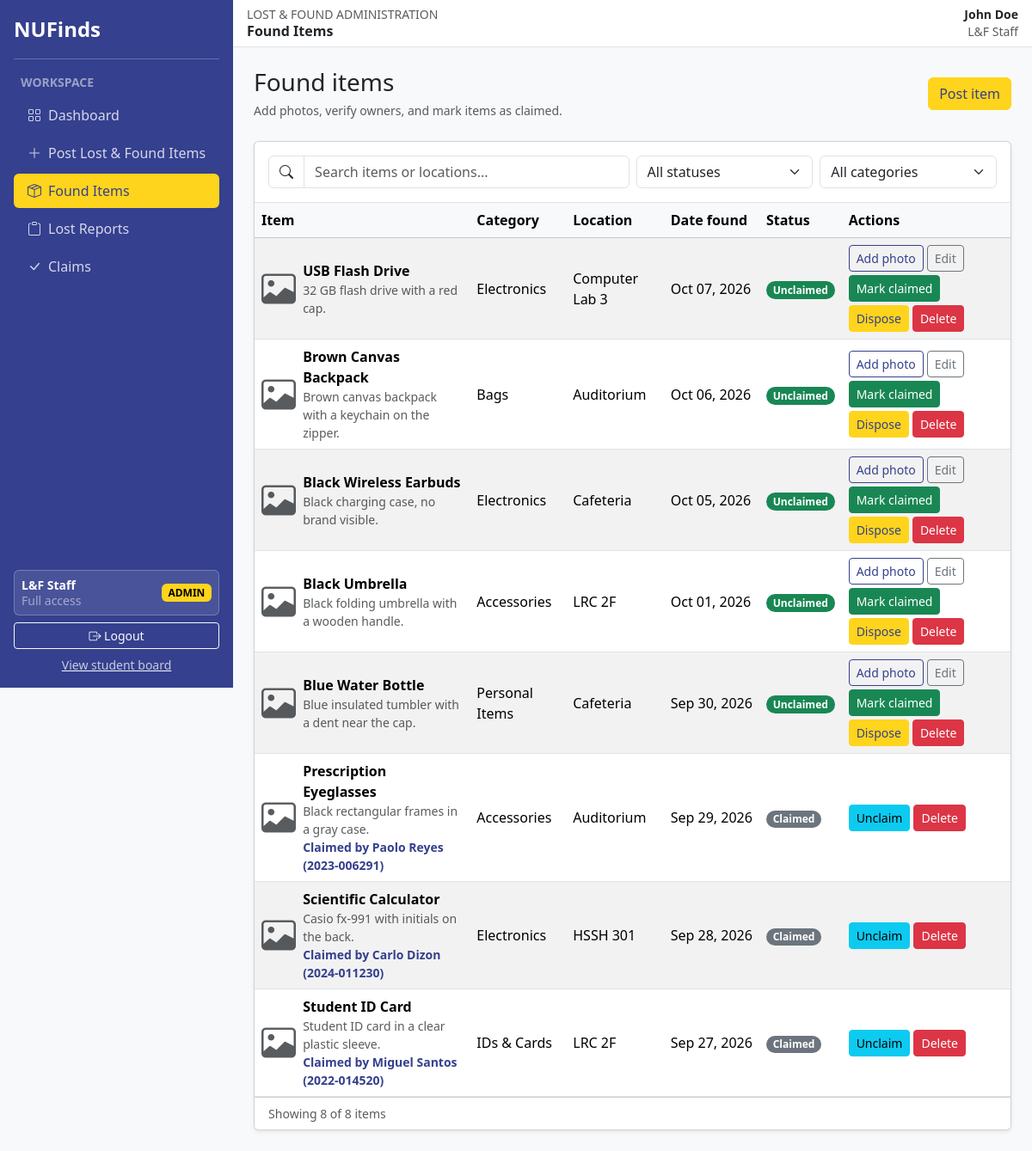
The page /pages/admin/foundItems.php (signed in) on the database its author committed.
### tables this page shows
CREATE TABLE found_items (
    found_id INT PRIMARY KEY auto_increment,
    item_name VARCHAR(255) NOT NULL,
    category VARCHAR(100) NOT NULL,
    description VARCHAR(255),
    location_found VARCHAR(255) NOT NULL,
    date_found DATE NOT NULL,
    img_path VARCHAR(255),
    status ENUM('Unclaimed', 'Claimed', 'Disposed') NOT NULL DEFAULT 'Unclaimed'
);

CREATE TABLE claim_item (
    claim_id INT PRIMARY KEY auto_increment,
    found_id INT NOT NULL UNIQUE, 
    student_id VARCHAR(12) NOT NULL,
    student_name VARCHAR(255) NOT NULL,
    email VARCHAR(255) NOT NULL,
    claim_date DATE NOT NULL,
    FOREIGN KEY (found_id) REFERENCES found_items(found_id)
);

### actions/admin/found/foundQuery.php (called while the page is built, shortened)
<?php
    require '../../config/connection.php';
    $display = "SELECT f.found_id, f.item_name, f.category, f.description, f.location_found, f.date_found, f.img_path, f.status,
                       c.student_name, c.student_id
                FROM found_items f
                LEFT JOIN claim_item c ON f.found_id = c.found_id
                ORDER BY f.date_found DESC, f.found_id DESC";
    $result = mysqli_query($connection, $display);
    $totalRows = mysqli_num_rows($result);
?>

### pages/admin/foundItems.php (the view, shortened to what this page needs)
<?php
    require '../../actions/admin/found/foundQuery.php';
?>
<!DOCTYPE html>
<html lang="en">
<?php include('../../includes/head.php'); ?>
<body>
    <?php include('../../includes/admin/header.php'); ?>
            <div class="d-flex flex-column flex-sm-row justify-content-between align-items-sm-center gap-2 mb-4">
                <div>
                    <h1 class="h3 mb-1">Found items</h1>
                    <span class="text-body-secondary small">Add photos, verify owners, and mark items as claimed.</span>
                </div>
                <a class="btn btn-warning" href="postItem.php">Post item</a>
            </div>
            <section class="card shadow-sm">
                <div class="card-body border-bottom" data-filter-scope data-target="#items-body" data-count="#items-count">
                    <div class="row g-2">
                        <div class="col-12 col-md">
                            <div class="input-group">
                                <span class="input-group-text bg-white"><i class="bi bi-search"></i></span>
                                <input type="search" class="form-control" data-filter="search" placeholder="Search items or locations...">
                            </div>
                        </div>
                        <div class="col-6 col-md-3">
                            <select class="form-select" data-filter="status" aria-label="Status">
                                <option value="">All statuses</option>
                            </select>
                        </div>
                        <div class="col-6 col-md-3">
                            <select class="form-select" data-filter="category" aria-label="Category">
                                <option value="">All categories</option>
                            </select>
                        </div>
                    </div>
                </div>
                <div class="table-responsive">
                    <table class="table table-hover align-middle mb-0 table-striped">
                        <thead class="table-light">
                            <tr>
                                <th>Item</th>
                                <th>Category</th>
                                <th>Location</th>
                                <th>Date found</th>
                                <th>Status</th>
                                <th>Actions</th>
                            </tr>
                        </thead>
                        <tbody id="items-body">
                            <?php while ($row = mysqli_fetch_array($result)) { ?>
                                <tr data-search="<?php echo htmlspecialchars(strtolower($row['item_name'] . ' ' . $row['description'] . ' ' . $row['location_found'] . ' ' . $row['student_name'])); ?>"
                                    data-status="<?php echo $row['status']; ?>"
                                    data-category="<?php echo htmlspecialchars($row['category']); ?>">
                                    <td>
                                        <div class="d-flex align-items-center gap-2">
                                            <?php if (!empty($row['img_path'])) { ?>
                                                <img class="rounded object-fit-cover" width="40" height="40" src="../../assets/uploads/<?php echo htmlspecialchars($row['img_path']); ?>" alt="">
                                            <?php } else { ?>
                                                <i class="bi bi-image fs-1 text-body-secondary"></i>
                                            <?php } ?>
                                            <div>
                                                <strong class="d-block"><?php echo htmlspecialchars($row['item_name']); ?></strong>
                                                <?php if (!empty($row['description'])) { ?>
                                                    <small class="d-block text-body-secondary"><?php echo htmlspecialchars($row['description']); ?></small>
                                                <?php } ?>
                                                <?php if ($row['status'] == 'Claimed') { ?>
                                                    <small class="d-block text-primary fw-semibold">
                                                        Claimed by <?php echo htmlspecialchars($row['student_name']); ?>
                                                        (<?php echo htmlspecialchars($row['student_id']); ?>)
                                                    </small>
                                                <?php } ?>
                                            </div>
                                        </div>
                                    </td>
                                    <td><?php echo htmlspecialchars($row['category']); ?></td>
                                    <td><?php echo htmlspecialchars($row['location_found']); ?></td>
                                    <td class="text-nowrap"><?php echo date('M d, Y', strtotime($row['date_found'])); ?></td>
                                    <td>
                                        <span class="badge rounded-pill text-bg-<?php echo $row['status'] == 'Unclaimed' ? 'success' : 'secondary'; ?>"><?php echo $row['status']; ?></span>
                                    </td>
                                    <td>
                                        <div class="d-flex flex-wrap gap-1">
                                            <?php if ($row['status'] == 'Unclaimed') { ?>
                                                <form class="photo-form" action="../../actions/admin/item/uploadPhoto.php" method="POST" enctype="multipart/form-data">
                                                    <button type="button" class="btn btn-sm btn-outline-primary js-replace-photo"><?php echo empty($row['img_path']) ? 'Add photo' : 'Replace photo'; ?></button>
                                                </form>
                                                <a class="btn btn-sm btn-outline-secondary" href="editFound.php?id=<?php echo $row['found_id']; ?>">Edit</a>
                                                <button type="button" class="btn btn-sm btn-success"
                                                        data-bs-toggle="modal" data-bs-target="#claim-modal"
                                                        data-id="<?php echo $row['found_id']; ?>"
                                                        data-name="<?php echo htmlspecialchars($row['item_name']); ?>">Mark claimed</button>
                                                <form action="../../actions/admin/found/disposeFound.php" method="POST"
                                                      onsubmit="return confirm('Mark this item as disposed? This cannot be undone.');">
                                                    <button type="submit" class="btn btn-sm btn-warning">Dispose</button>
                                                </form>
                                            <?php } elseif ($row['status'] == 'Claimed') { ?>
                                                <form action="../../actions/admin/found/unclaimFound.php" method="POST"
                                                      onsubmit="return confirm('Unclaim this item? The claimant details will be removed and the item will return to the unclaimed list.');">
                                                    <button type="submit" class="btn btn-sm btn-info">Unclaim</button>
                                                </form>
                                            <?php } ?>
                                            <form action="../../actions/admin/found/deleteFound.php" method="POST"
                                                  onsubmit="return confirm('Delete this found item permanently?');">
                                                <button type="submit" class="btn btn-sm btn-danger">Delete</button>
                                            </form>
                                        </div>
                                    </td>
                                </tr>
                            <?php } ?>
                        </tbody>
                    </table>
                </div>
                <div class="card-footer bg-white small text-body-secondary">
                    <span id="items-count">Showing <?php echo $totalRows; ?> of <?php echo $totalRows; ?> items</span>
                </div>
            </section>
    <?php include('../../includes/admin/footer.php'); ?>
</body>
</html>

### src/style.css (style rules this page uses)
:root { --bs-primary: #35408e; --bs-primary-rgb: 53, 64, 142; --bs-warning: #ffd41c; --bs-warning-rgb: 255, 212, 28; --bs-link-color: #35408e; --bs-link-color-rgb: 53, 64, 142; --bs-link-hover-color: #2c357a; --bs-link-hover-color-rgb: 44, 53, 122; }
.btn-outline-primary { --bs-btn-color: #35408e; --bs-btn-border-color: #35408e; --bs-btn-hover-bg: #35408e; --bs-btn-hover-border-color: #35408e; --bs-btn-active-bg: #35408e; --bs-btn-active-border-color: #35408e; --bs-btn-disabled-color: #35408e; --bs-btn-disabled-border-color: #35408e; }
.btn-warning { --bs-btn-color: #35408e; --bs-btn-bg: #ffd41c; --bs-btn-border-color: #ffd41c; --bs-btn-hover-color: #35408e; --bs-btn-hover-bg: #f4c900; --bs-btn-hover-border-color: #f4c900; --bs-btn-active-color: #35408e; --bs-btn-active-bg: #f4c900; --bs-btn-active-border-color: #f4c900; --bs-btn-disabled-color: #35408e; --bs-btn-disabled-bg: #ffd41c; --bs-btn-disabled-border-color: #ffd41c; }

### rows shown on the page
found_items: item_name "USB Flash Drive", description "32 GB flash drive with a red cap.", category "Electronics", location_found "Computer Lab 3", date_found "Oct 07, 2026", status "Unclaimed", shows "Add photo"
found_items: item_name "Brown Canvas Backpack", description "Brown canvas backpack with a keychain on the zipper.", category "Bags", location_found "Auditorium", date_found "Oct 06, 2026", status "Unclaimed", shows "Add photo"
found_items: item_name "Black Wireless Earbuds", description "Black charging case, no brand visible.", category "Electronics", location_found "Cafeteria", date_found "Oct 05, 2026", status "Unclaimed", shows "Add photo"
found_items: item_name "Black Umbrella", description "Black folding umbrella with a wooden handle.", category "Accessories", location_found "LRC 2F", date_found "Oct 01, 2026", status "Unclaimed", shows "Add photo"
found_items: item_name "Blue Water Bottle", description "Blue insulated tumbler with a dent near the cap.", category "Personal Items", location_found "Cafeteria", date_found "Sep 30, 2026", status "Unclaimed", shows "Add photo"
claim_item: found.item_name "Prescription Eyeglasses", found.description "Black rectangular frames in a gray case.", student_name "Paolo Reyes", student "2023-006291", found.category "Accessories", found.location_found "Auditorium", found.date_found "Sep 29, 2026", found.status "Claimed"
claim_item: found.item_name "Scientific Calculator", found.description "Casio fx-991 with initials on the back.", student_name "Carlo Dizon", student "2024-011230", found.category "Electronics", found.location_found "HSSH 301", found.date_found "Sep 28, 2026", found.status "Claimed"
claim_item: found.item_name "Student ID Card", found.description "Student ID card in a clear plastic sleeve.", student_name "Miguel Santos", student "2022-014520", found.category "IDs & Cards", found.location_found "LRC 2F", found.date_found "Sep 27, 2026", found.status "Claimed"

### other values the page prints
$page_title "Found Items"
$_SESSION['name'] "John Doe"
$totalRows "8"
